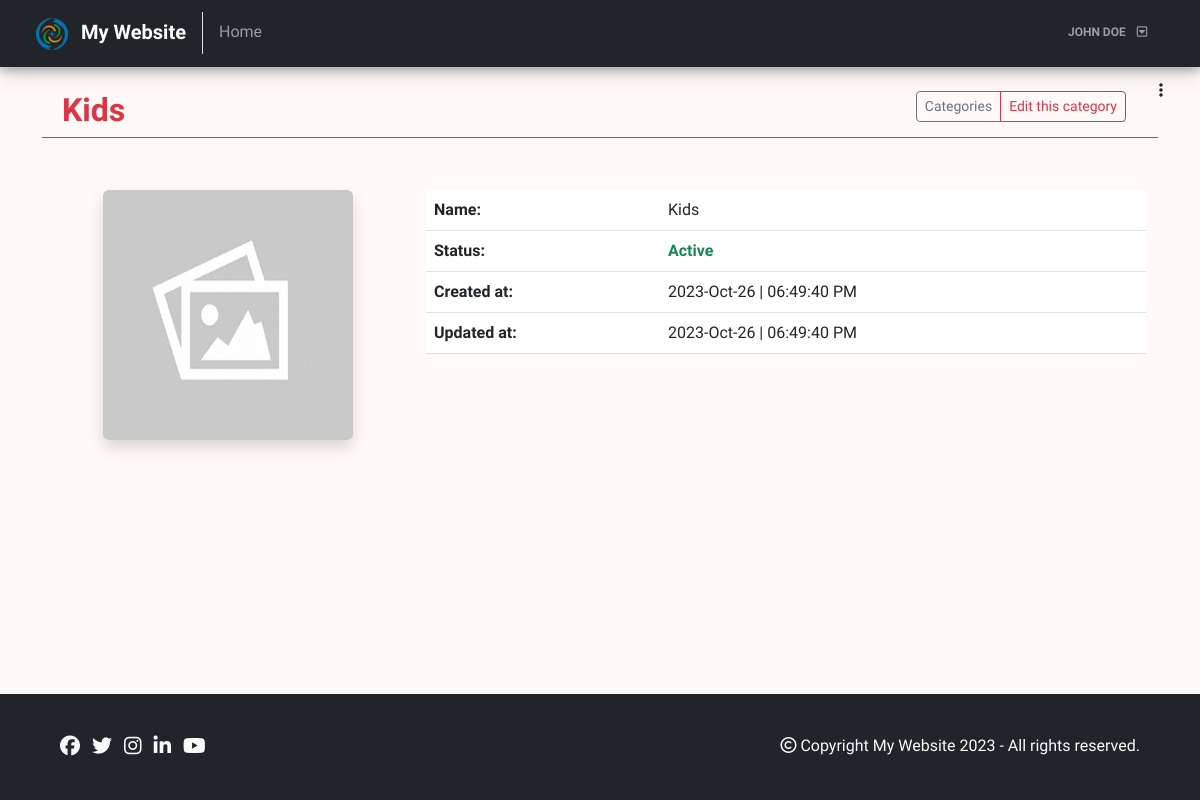
The app's page /admin/categories/view.php?id=3 (signed in) with its own data.
### tables this page shows
CREATE TABLE `categories` (
  `category_id` int(11) NOT NULL,
  `category_name` varchar(255) NOT NULL,
  `category_image` varchar(255) DEFAULT NULL,
  `category_status` tinyint(1) DEFAULT 1,
  `created_at` datetime NOT NULL DEFAULT current_timestamp(),
  `updated_at` datetime NOT NULL DEFAULT current_timestamp()
);

### logics/db.php (called while the page is built, shortened)
<?php
class db
{
	private $dbHost = "localhost";
	private $dbUser = "root";
	private $dbPassword = "";
	private $dbName = "php_basic_crud_db";
	private $mysqli = "";
	private $conn = false;
	public function __construct()
	{
		if(!$this->conn)
		{
			$this->mysqli = new mysqli($this->dbHost, $this->dbUser, $this->dbPassword, $this->dbName);
			$this->conn = true;
		}
		else
		{
			return true;
		}
	}
	public function dynamicallyBindParameters($query, $params)
	{
		$types = '';
	        foreach($params as $param)
	        {
	            if(is_int($param))
	            {	$types .= 'i';	}
	            elseif (is_float($param))
	            {	$types .= 'd';	}
	            elseif (is_string($param))
	            {   $types .= 's';	}
	            else
	            {   $types .= 'b';	}
	        }
	        $bind_names[] = $types;
	        for ($i=0; $i<count($params);$i++)
	        {
	            $bind_name = 'bind' . $i;
	            $bind_names[] = &$$bind_name;
	        }
	        return $bind_names;
	}
	public function executeSQL($query, $params, $select = false)
	{
	    if (!empty($params))
	    {
	        $bind_names = $this->dynamicallyBindParameters($query, $params);
			$query = $this->mysqli->prepare($query);
	        call_user_func_array(array($query,'bind_param'), $bind_names);
	        $query->execute();
	        if($select)
	        {
	        	$result = $query->get_result()->fetch_all(MYSQLI_ASSOC);
	    	}
	    }
	    return $result;
	}
}
?>

### admin/categories/view.php (the view, shortened to what this page needs)
<?php
include('../../logics/db.php');
$obj = new db();
$id = $_GET['id'];
$paramList = [$id];
$sql = "SELECT * FROM categories WHERE category_id = ? AND category_status != 0";
$result = $obj->executeSQL($sql, $paramList, true);
?>
<!DOCTYPE html>
<html lang="en">
<head>
    <?php include('../includes/head-contents.php'); ?>
</head>
<body>
    <?php include('../includes/admin-navbar.php'); ?>
    <?php include('../includes/admin-sidebar.php'); ?>
    <div class="container my-4">
        <div class="row px-2">
            <div class="col-6">
                <h2 class="text-danger fw-bold"><?php echo $result[0]['category_name']; ?></h2>
            </div>
            <div class="col-6 text-end">
                <div class="btn-group" role="group" aria-label="Basic outlined example">
                    <a href="categories.php" type="button" class="btn btn-sm btn-outline-secondary">Categories</a>
                    <a href="edit.php?id=<?php echo $result[0]['category_id'] ?>" type="button" class="btn btn-sm btn-outline-danger">Edit this category</a>
                </div>
            </div>
        </div>
        <hr class="text-danger opacity-100 my-0">
    </div>
    <div class="container my-5 px-4 py-1">
        <div class="row">
            <div class="col-md-4 text-center">
                <?php $img = empty($result[0]['category_image']) ? "../../images/placeholder.png" : "../uploads/categories/" . $result[0]['category_image']?>
                <img src="<?php echo $img; ?>" class="img img-fluid shadow rounded mb-4 entityImage">
            </div>
            <div class="col-md-8">
                <table class="table">
                    <tr>
                        <td class="fw-bold">Name:</td>
                        <td><?php echo $result[0]['category_name'] ?></td>
                    </tr>
                    <tr>
                        <?php
                            $status = "";
                            $statusClass = "";
                            if ($result[0]['category_status'] == "1")
                            {
                                $status =  "Active";
                                $statusClass = "text-success";
                            }
                            elseif($result[0]['category_status'] == "0")
                            {
                                $status =  "Blocked";
                                $statusClass = "text-danger";
                            }
                        ?>
                        <td class="fw-bold">Status:</td>
                        <td class="<?php echo $statusClass; ?> fw-bold"><?php echo $status ?></td>
                    </tr>
                    <tr>
                        <td class="fw-bold">Created at:</td>
                        <td><?php echo date('Y-M-d | h:i:s A', strtotime($result[0]["created_at"])) ?></td>
                    </tr>
                    <tr>
                        <td class="fw-bold">Updated at:</td>
                        <td><?php echo date('Y-M-d | h:i:s A', strtotime($result[0]["updated_at"])) ?></td>
                    </tr>
                </table>
            </div>
        </div>
    </div>
    <?php include('../../includes/footer.php'); ?>
</body>
</html>

### css/style.css (style rules this page uses)
* { font-family: 'Cabin', Helvetica, sans-serif; }
body { min-height: 100vh; position: relative; margin: 0; padding-bottom: 100px; box-sizing: border-box; background-color: #FFFAF8; }
.entityImage { width: 250px; height: 250px; }

### records on screen
categories: category_name "Kids", category_status "Active", created_at "2023-Oct-26 | 06:49:40 PM", updated_at "2023-Oct-26 | 06:49:40 PM"

### other values on screen
WEBSITE_NAME "My Website"
$_SESSION['username'] "JOHN DOE"
